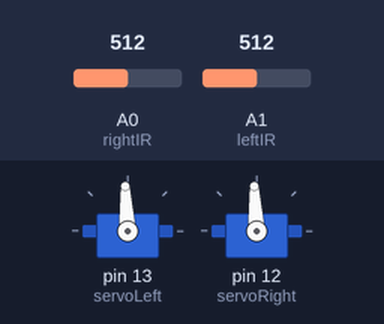
A sketch run on a simulated Arduino Uno, built with avr-gcc and run on an emulated ATmega328P. Parts: 2 × servo. The test bench sets the inputs (shaded band); at power-on: A0 (rightIR) = 512, A1 (leftIR) = 512.

Above: at 1.2 s.
1.3 s: A0 (rightIR) set to 882
2.8 s: A0 (rightIR) set to 908
At 3.7 s:
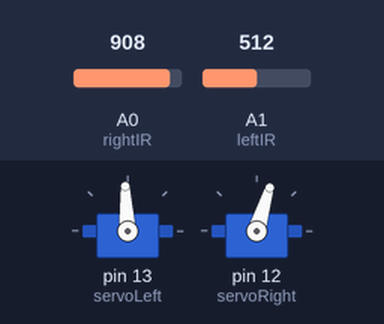
4.3 s: A1 (leftIR) set to 892
5.8 s: A1 (leftIR) set to 912
At 7.0 s:
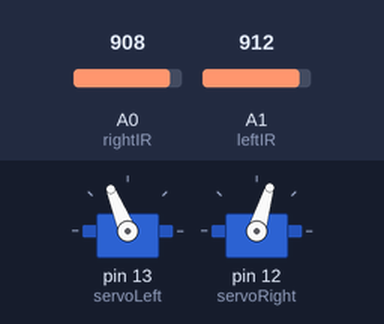
7.3 s: A0 (rightIR) set to 890
At 8.4 s:
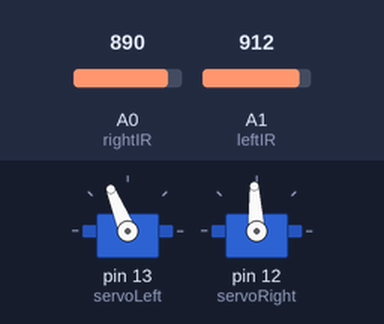
8.8 s: A0 (rightIR) set to 900
At 9.5 s:
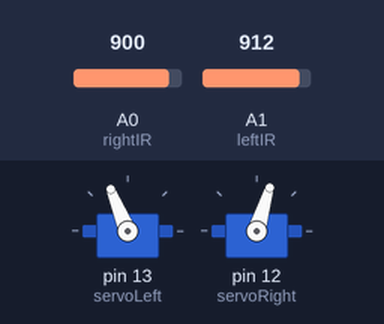
Timing chart, 0 to 11.3 s (numbered marks = the images above; inputs shaded):
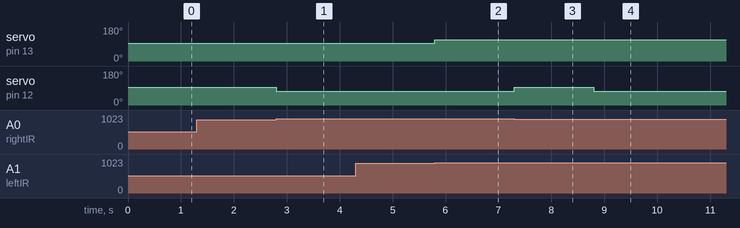

Measured:
- the behaviour switches between 899 and 900 on A0 (rightIR) (found by bisection; images 0 and 1)
- the behaviour switches between 899 and 900 on A1 (leftIR) (found by bisection; images 1 and 2)
- after the input at 1.3 s, every drawn part: stays the same
- after the input at 2.8 s, servo on pin 12 (servoRight): 93° → 73° at once
- after the input at 4.3 s, every drawn part: stays the same
- after the input at 5.8 s, servo on pin 13 (servoLeft): 93° → 112° at once
- after the input at 7.3 s, servo on pin 12 (servoRight): 73° → 93° at once
- after the input at 8.8 s, servo on pin 12 (servoRight): 93° → 73° at once

The sketch:

Bang_bang_Wheels.ino
```cpp
/*Robotics with the BOE Shield – ServosOppositeDirections
Generate a servo full speed counterclockwise signal with pin 13 and
full speed clockwise signal with pin 12.
*/

#include <Servo.h> // Include servo library

//Declare Servos
Servo servoLeft;
Servo servoRight;

//Constants for IR threshold and pin numbers
int threshold = 900;
int leftIR = 1;
int rightIR = 0;

void setup() // Built in initialization block
{
servoLeft.attach(13); // Attach left signal to pin 13
servoRight.attach(12); // Attach right signal to pin 12
servoLeft.writeMicroseconds(1700); // 1.7 ms -> counterclockwise
servoRight.writeMicroseconds(1300); // 1.3 ms -> clockwise
Serial.begin(9600);
}


void loop() // Main loop auto-repeats
{
  //Serial.println(analogRead(leftIR));
  //Serial.println(analogRead(rightIR));
  if (analogRead(leftIR)<threshold){
   servoLeft.writeMicroseconds(1500);;
 }
 else {servoLeft.writeMicroseconds(1700);}

//if left IR sees black, turn off left LED
 if (analogRead(rightIR)<threshold){
   servoRight.writeMicroseconds(1500);
 }
 else{servoRight.writeMicroseconds(1300);}
}
```
